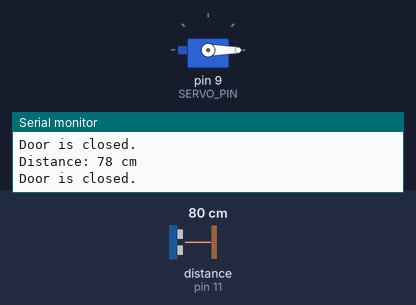
Recording of a sketch running on a simulated Arduino Uno, built with avr-gcc and run on an emulated ATmega328P. Shown: servo, the last lines printed to the serial monitor. Wiring (inferred from the names in the program): ultrasonic range finder: trigger pin 10; echo pin 11. The inputs (shaded band) are chosen by the test bench; at power-on: distance to the obstacle (sensor on pin 11) 80 cm. The echo pulse lasts 58.3 µs per cm.

Above: at 1.3 s.
1.4 s: distance to the obstacle (sensor on pin 11) set to 23 cm
2.9 s: distance to the obstacle (sensor on pin 11) set to 19 cm
At 3.8 s:
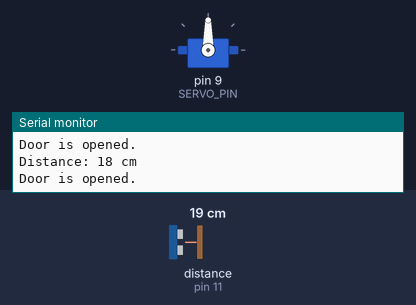
4.5 s: distance to the obstacle (sensor on pin 11) set to 35 cm
At 5.2 s:
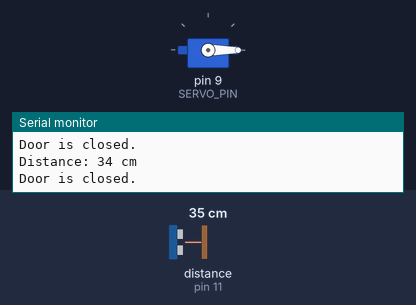
6.0 s: distance to the obstacle (sensor on pin 11) set to 2 cm
At 6.6 s:
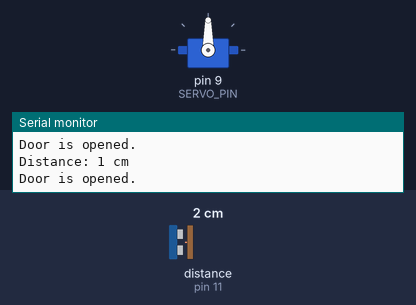
Timing chart, 0 to 8.5 s (numbered marks = the images above; inputs shaded):
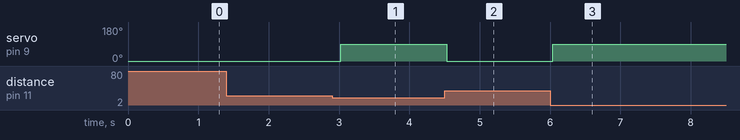

Measured:
- the behaviour switches between 21 and 20 cm on distance to the obstacle (sensor on pin 11) (found by bisection; images 0 and 1)
- after the input at 2.9 s, servo on pin 9 (SERVO_PIN): 0° → 90° after 0.13 s
- after the input at 4.5 s, servo on pin 9 (SERVO_PIN): 90° → 0° at once
- after the input at 6.0 s, servo on pin 9 (SERVO_PIN): 0° → 90° at once

The sketch:

automatic_door.ino
```cpp
#include <Servo.h>

#define TRIG_PIN 10   // Pin connected to the TRIG pin of the ultrasonic sensor
#define ECHO_PIN 11  // Pin connected to the ECHO pin of the ultrasonic sensor
#define SERVO_PIN 9  // Pin connected to the servo motor

Servo myServo;

void setup() {
  Serial.begin(9600); // Initialize serial communication
  pinMode(TRIG_PIN, OUTPUT); // Set TRIG pin as OUTPUT
  pinMode(ECHO_PIN, INPUT);  // Set ECHO pin as INPUT
  myServo.attach(SERVO_PIN); // Attach the servo to the specified pin
  myServo.write(0);           // Initial position of the servo (closed position)
}

void loop() {
  // Clear the TRIG pin
  digitalWrite(TRIG_PIN, LOW);
  delayMicroseconds(2);

  // Set the TRIG pin high for 10 microseconds
  digitalWrite(TRIG_PIN, HIGH);
  delayMicroseconds(10);
  digitalWrite(TRIG_PIN, LOW);

  // Read the ECHO pin
  long duration = pulseIn(ECHO_PIN, HIGH);

  // Calculate the distance in cm
  long distance = duration * 0.034 / 2;

  // Print the distance to the Serial Monitor
  Serial.print("Distance: ");
  Serial.print(distance);
  Serial.println(" cm");

  // If the distance is below 20 cm, open the door (rotate servo)
  if (distance < 20) {
    myServo.write(90); // Rotate servo to 90 degrees (open position)
    Serial.println("Door is opened.");
  } else {
    myServo.write(0);  // Rotate servo to 0 degrees (closed position)
    Serial.println("Door is closed.");
  }

  delay(500); // Wait half a second before the next measurement
}
```
